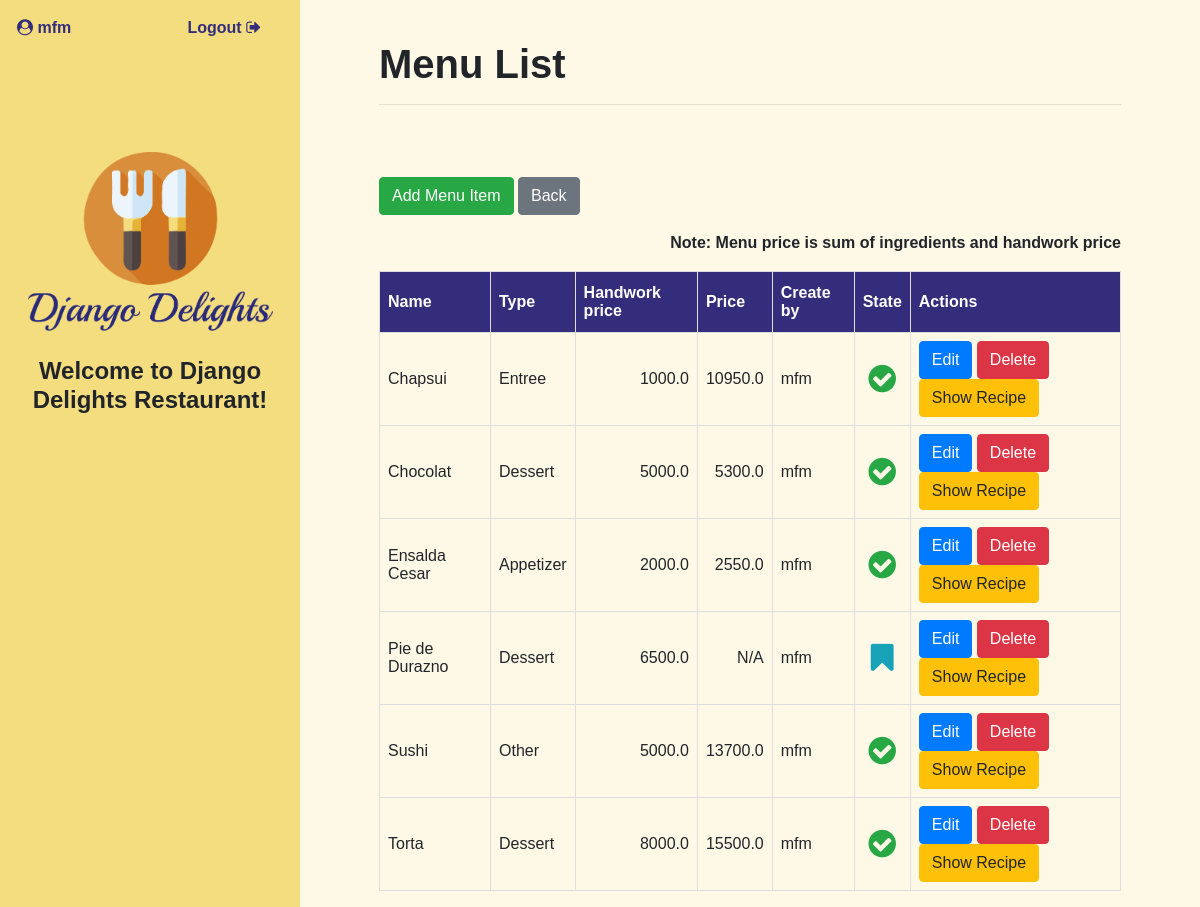
/menuitem/list (signed in), run on the app's committed database.
### delights/models.py (models this page shows, shortened)
class MenuItem(models.Model):
    Appetizer = 'AP'
    Entree = 'EN'
    Dessert = 'DE'
    Other = 'OT'
    MENU_TYPE_CHOICES = [
        (Appetizer, 'Appetizer'),
        (Entree, 'Entree'),
        (Dessert, 'Dessert'),
        (Other, 'Other'),
    ]
    menu_type = models.CharField(max_length=2, choices=MENU_TYPE_CHOICES, default=Other)
    name = models.CharField(max_length=100)
    price = models.FloatField(default=0.0)
    handwork_price = models.FloatField(default=0.0)
    create_by = models.ForeignKey(User, models.SET_NULL, blank=True, null=True)
    def have_recipereq(self):
        return self.reciperequirement_set.count() > 0
    def have_stock(self):
        resp = 'no stock'
        check_count = 0
        if self.have_recipereq() > 0:
            purchase_set = Purchase.objects.filter(menuitem_id=self.id).values('menuitem_id').annotate(count = Count('menuitem_id'))
            if len(purchase_set) > 0:
                for p in purchase_set:
                    recipe = RecipeRequirement.objects.filter(menuitem_id = p['menuitem_id'])
                    for r in recipe:
                        if ((r.inventory_id.stock - r.inventory_id.used_stock) * p['count']) >= r.cant:
                            check_count = check_count + 1
                    if(check_count==len(recipe)):
                        resp = 'available'
                    else:
                        resp = 'no stock'
            else:
                resp = 'available'
        else:
            resp = 'no recipe'
        return resp

### delights/views.py (the view)
# urls.py: path('menuitem/list', views.MenuItemList.as_view(), name="menuitemlist"),
class MenuItemList(LoginRequiredMixin, ListView):
   model = MenuItem

### delights/templates/delights/menuitem_list.html (shortened to what this page needs)
{% extends './base.html' %}
{% block content %}
<div class="row" data-aos="fade-down"  data-aos-duration="900">
  <div class="col-sm-12 my-2 pt-3">
      <h1 class="module_title">Menu List</h1>
      <hr>
  </div>
  <div class="col-sm-12 mt-5">
    <div class="mb-3">
      <a href="{% url 'menuitemcreate' %}"><button class="btn btn-success">Add Menu Item</button></a>
      <a href="{% url 'home' %}"><button class="btn btn-secondary">Back</button></a>
    </div>
    <div class="my-1 text-right">
      <p><strong>Note: Menu price is sum of ingredients and handwork price</strong></p>
    </div>
    <div>
      <table id="menu">
        <tr>
          <th>Name</th>
          <th>Type</th>
          <th>Handwork price</th>
          <th>Price</th>
          <th>Create by</th>
          <th>State</th>
          <th>Actions </th>
        </tr>
        {% for m in menuitem_list|dictsort:"name" %}
        <tr>
        <tr>
            <td>{{ m.name }}</td>
            <td>{% if m.menu_type == 'AP' %}Appetizer {% elif m.menu_type == 'EN' %}Entree{% elif m.menu_type == 'DE' %}Dessert{% else %}Other{% endif %}</td>
            <td class="text-right">{{ m.handwork_price }}</td>
            <td class="text-right" >{% if m.price == m.handwork_price %} N/A {% else %} {{ m.price }} {% endif %}</td>
            <td>{{ m.create_by }}</td>
            <td class="text-center">
              {% if m.have_stock == 'available' %} <i class="icon-available fa fa-check-circle fa-2x" data-toggle="tooltip" data-placement="top" title="Available"></i>{% elif m.have_stock == 'no stock' %}<i class="icon-nostock fa fa-times-circle fa-2x" data-toggle="tooltip" data-placement="top" title="No stock"></i> {% elif m.have_stock == 'no recipe' %}<i class="icon-norecipe fa fa-bookmark fa-2x" data-toggle="tooltip" data-placement="top" title="No recipe"></i> {% endif %}
            </td>
            <td>
              <a href="{% url 'menuitemupdate' m.id %}"><button class="btn btn-primary">Edit</button></a>
              <a href="{% url 'menuitemdelete' m.id %}"><button class="btn btn-danger">Delete</button></a>
              <a href="{% url 'recipereqlist' m.id %}"><button class="btn btn-warning">Show Recipe</button></a>
            </td>
        </tr>
        {% endfor %}
      </table>
      </div>
  </div>
</div>
{% endblock %}

### delights/templates/delights/base.html (shortened to what this page needs)
{% load static %}
<head>
    <link rel="stylesheet" href="https://stackpath.bootstrapcdn.com/bootstrap/4.2.1/css/bootstrap.min.css">
    <link href="https://stackpath.bootstrapcdn.com/font-awesome/4.7.0/css/font-awesome.min.css" rel="stylesheet">
    <link rel="stylesheet" href="https://cdnjs.cloudflare.com/ajax/libs/tempusdominus-bootstrap-4/5.1.2/css/tempusdominus-bootstrap-4.min.css" />
    <link rel="stylesheet" type="text/css" href="https://cdn.datatables.net/1.11.5/css/jquery.dataTables.css">
    <link href="https://unpkg.com/aos@2.3.1/dist/aos.css" rel="stylesheet">
    <link rel="stylesheet" href="{% static 'delights/css/style.css' %}">
    </head>
    <body>
    <div class="container-fluid">
        <div class="row">
            <div class="col-sm-12 col-md-3 aside-style">
                <div class="row logo-section">
                    <div class="row user_seccion" data-aos="fade"  data-aos-duration="900">
                        {% if user.is_authenticated %}
                        <div class="col-sm-6 text-left"><span class="user_style  ml-2"><i class="fa fa-user-circle"></i> {{ user }}</span></div>
                        <div class="col-sm-6 text-right"><span class="logout"><a href="{% url 'logout' %}">Logout  <i class="fa fa-sign-out"></i></a></span></div>
                        {% else%}
                        <div class="col-sm-6 text-left"><span class="hidden_var  ml-2">xx</span></div>
                        <div class="col-sm-6 text-right"><span class="hidden_var">xx</span></div>
                        {% endif %}
                    </div>
                    <div class="title_seccion">
                        <div class="col-12 d-flex justify-content-center">
                            <a href="{% url 'home' %}"><img class="logo" src="{% static 'delights/img/logodd.png' %}" alt="logo"></a>
                        </div>
                        <div class="col-12 d-flex justify-content-center mt-4">
                                <h4 class="module_title text-center">Welcome to Django Delights Restaurant!</h4>
                        </div>
                    </div>
                </div>
            </div>
            <div class="col-sm-12 col-md-9 main-style">
                <div class="container">
                    {% block content %}
                    {% endblock %}
                </div>
            </div>
        </div>
    </div>
    </body>

### delights/static/delights/css/style.css (style rules this page uses)
* { font-family: 'Lucida Sans', 'Lucida Sans Regular', 'Lucida Grande', 'Lucida Sans Unicode', Geneva, Verdana, sans-serif; font-style: normal; padding: 0; margin: 0; }
body { min-height: 100vh; }
.aside-style { padding: 0 1.5rem!important; background-color: #F4DD7F !important; display: flex; flex-direction: column; margin: 0; min-height: 100vh !important; }
.logo-section { padding: 1rem 0rem!important; }
.logo { max-width: 245px; min-width: 100px; }
.logout a, .user_style { font-weight: bold; color: #332D7B!important; }
.logout a:link, .logout a:active { text-decoration: none!important; }
.user_seccion { width:100%!important; margin-bottom: 1rem; text-align: right !important; }
.title_seccion { padding-top: 6em; }
.main-style { padding: 1rem 4rem!important; background-color: #fef9e7; }
.module_title { font-weight: bold; }
.icon-available { color:#28a745!important; }
.icon-norecipe { color:#17a2b8!important; }
table { border-collapse: collapse; width: 100%; }
td, th { border: 1px solid #ddd; padding: 8px; }
tr:nth-child(even) { background-color: #f2f2f2; }
th { padding-top: 12px; padding-bottom: 12px; text-align: left; background-color: #332D7B; color: white; font-weight: bold!important; }

### data on the page
MenuItem: name "Chapsui", menu_type "Entree", handwork_price "1000.0", price "10950.0", create_by "mfm"
MenuItem: name "Chocolat", menu_type "Dessert", handwork_price "5000.0", price "5300.0", create_by "mfm"
MenuItem: name "Ensalda Cesar", menu_type "Appetizer", handwork_price "2000.0", price "2550.0", create_by "mfm"
MenuItem: name "Pie de Durazno", menu_type "Dessert", handwork_price "6500.0", price "N/A", create_by "mfm"
MenuItem: name "Sushi", menu_type "Other", handwork_price "5000.0", price "13700.0", create_by "mfm"
MenuItem: name "Torta", menu_type "Dessert", handwork_price "8000.0", price "15500.0", create_by "mfm"

### other printed values
{{ user }} "mfm"
